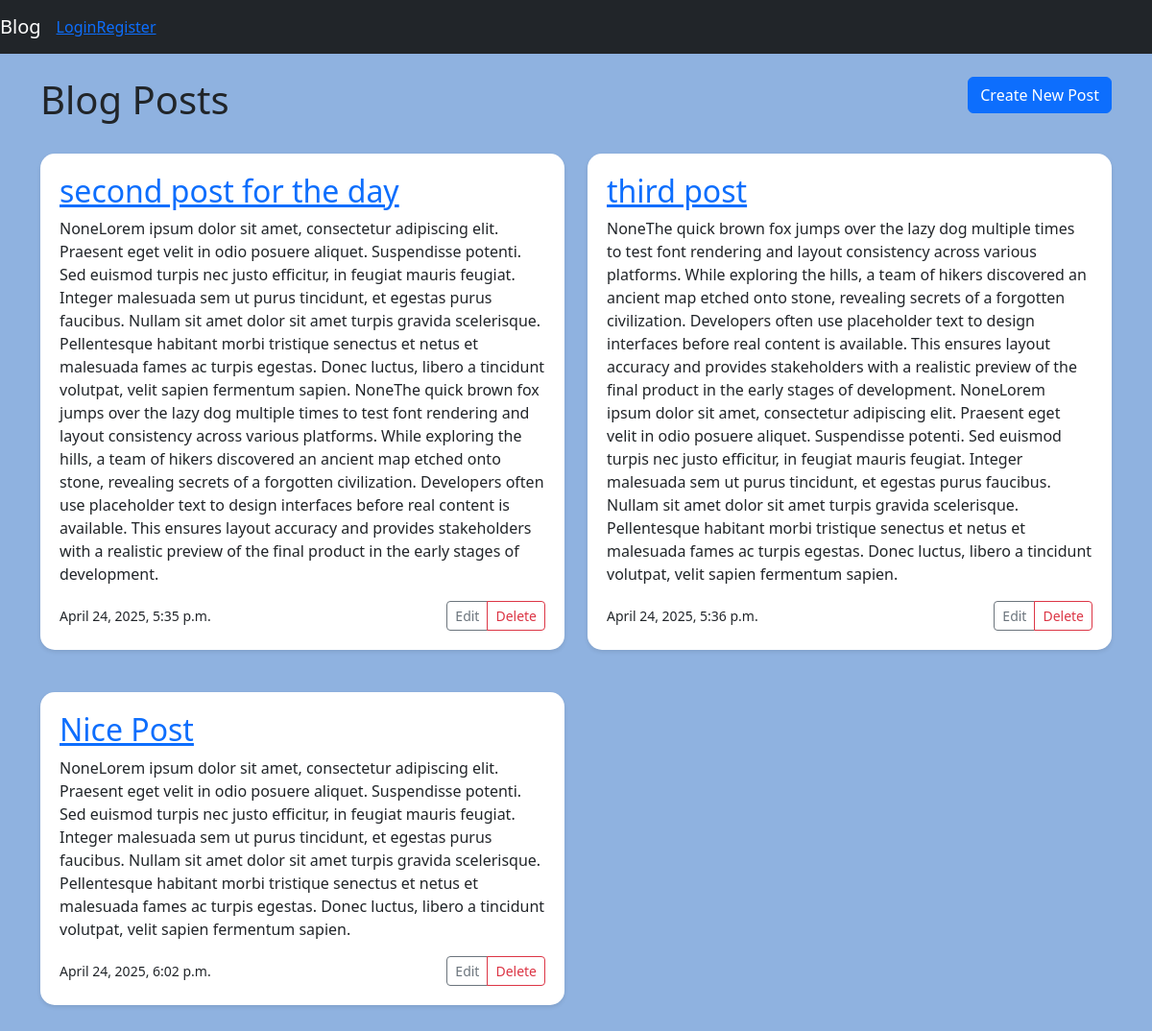
Screenshot of /blog/ with the database file from the repository.
### blog/models.py (models this page shows, shortened)
class Post(models.Model):
    title = models.CharField(max_length=200)
    content = models.TextField()
    created_at = models.DateTimeField(auto_now_add=True)

### blog/views.py (the view)
# urls.py: path("", views.home, name="home"),
def home(request):
    posts = Post.objects.all()
    return render(request, 'blog/home.html', {"posts":posts})

### blog/templates/blog/home.html
{% extends "blog/base.html" %}
{% block content %}
    <div class="row mb-4">
        <div class="col">
            <h1 class="display-8">Blog Posts</h1>
        </div>
        <div class="col text-end">
            <a href="{% url 'post-create' %}" class="btn btn-primary">Create New Post</a>
        </div>
    </div>
    <div class="row">
        {% for post in posts %}
            <div class="col-md-6 mb-4">
                <div class="content-section">
                    <h2>
                        <a href="{% url 'post-detail' post.pk%}">{{ post.title }}</a>
                    </h2>
                    <p>{{post.content}}</p>
                    <div class="d-flex justify-content-between align-items-center">
                        <small>{{post.created_at}}</small>
                        <div class="btn-group">
                            <a href="{% url 'post-update' post.pk %}" class="btn btn-sm btn-outline-secondary">Edit</a>
                            <a href="{% url 'post-delete' post.pk %}" class="btn btn-sm btn-outline-danger">Delete</a>
                        </div>
                    </div>
                </div>
            </div>
        {% endfor %}
    </div>
{% endblock content %}

### blog/templates/blog/base.html (style rules this page uses)
body { background-color: #8fb2e0; height: dvh; width: dvw; }
.content-section { background: white; padding: 20px; border-radius: 15px; box-shadow: 0 2px 4px rgba(0, 0, 0, 0.1); margin-bottom: 20px; }

### rows the page displays
Post: title "second post for the day", content "NoneLorem ipsum dolor sit amet, consectetur adipiscing elit. Praesent eget velit in odio posuere aliquet. Suspendisse potenti. Sed euismod turpis nec justo efficitur, in feugiat mauris feugiat. Integer malesuada sem ut purus tincidunt, et egestas purus faucibus. Nullam sit amet dolor sit amet turpis gravida scelerisque. Pellentesque habitant morbi tristique senectus et netus et malesuada fames ac turpis egestas. Donec luctus, libero a tincidunt volutpat, velit sapien fermentum sapien. NoneThe quick brown fox jumps over the lazy dog multiple times to test font rendering and layout consistency across various platforms. While exploring the hills, a team of hikers discovered an ancient map…", created_at "April 24, 2025, 5:35 p.m."
Post: title "third post", content "NoneThe quick brown fox jumps over the lazy dog multiple times to test font rendering and layout consistency across various platforms. While exploring the hills, a team of hikers discovered an ancient map etched onto stone, revealing secrets of a forgotten civilization. Developers often use placeholder text to design interfaces before real content is available. This ensures layout accuracy and provides stakeholders with a realistic preview of the final product in the early stages of development. NoneLorem ipsum dolor sit amet, consectetur adipiscing elit. Praesent eget velit in odio posuere aliquet. Suspendisse potenti. Sed euismod turpis nec justo efficitur, in feugiat mauris feugiat.…", created_at "April 24, 2025, 5:36 p.m."
Post: title "Nice Post", content "NoneLorem ipsum dolor sit amet, consectetur adipiscing elit. Praesent eget velit in odio posuere aliquet. Suspendisse potenti. Sed euismod turpis nec justo efficitur, in feugiat mauris feugiat. Integer malesuada sem ut purus tincidunt, et egestas purus faucibus. Nullam sit amet dolor sit amet turpis gravida scelerisque. Pellentesque habitant morbi tristique senectus et netus et malesuada fames ac turpis egestas. Donec luctus, libero a tincidunt volutpat, velit sapien fermentum sapien.", created_at "April 24, 2025, 6:02 p.m."
